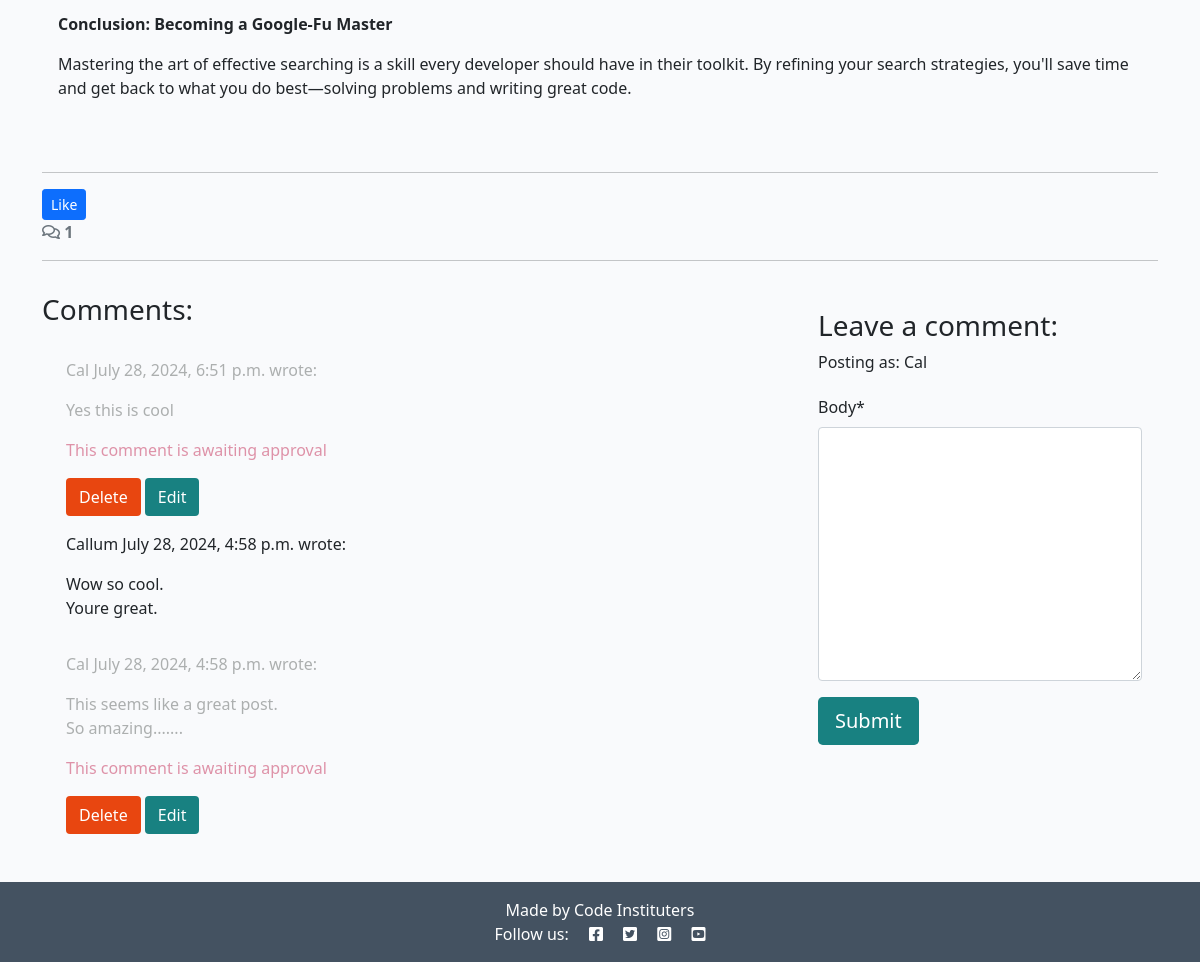
Page /google-fu-mastering-the-art-of-efficient-searching-for-developers/ (signed in, lower part) on the earlier database version.
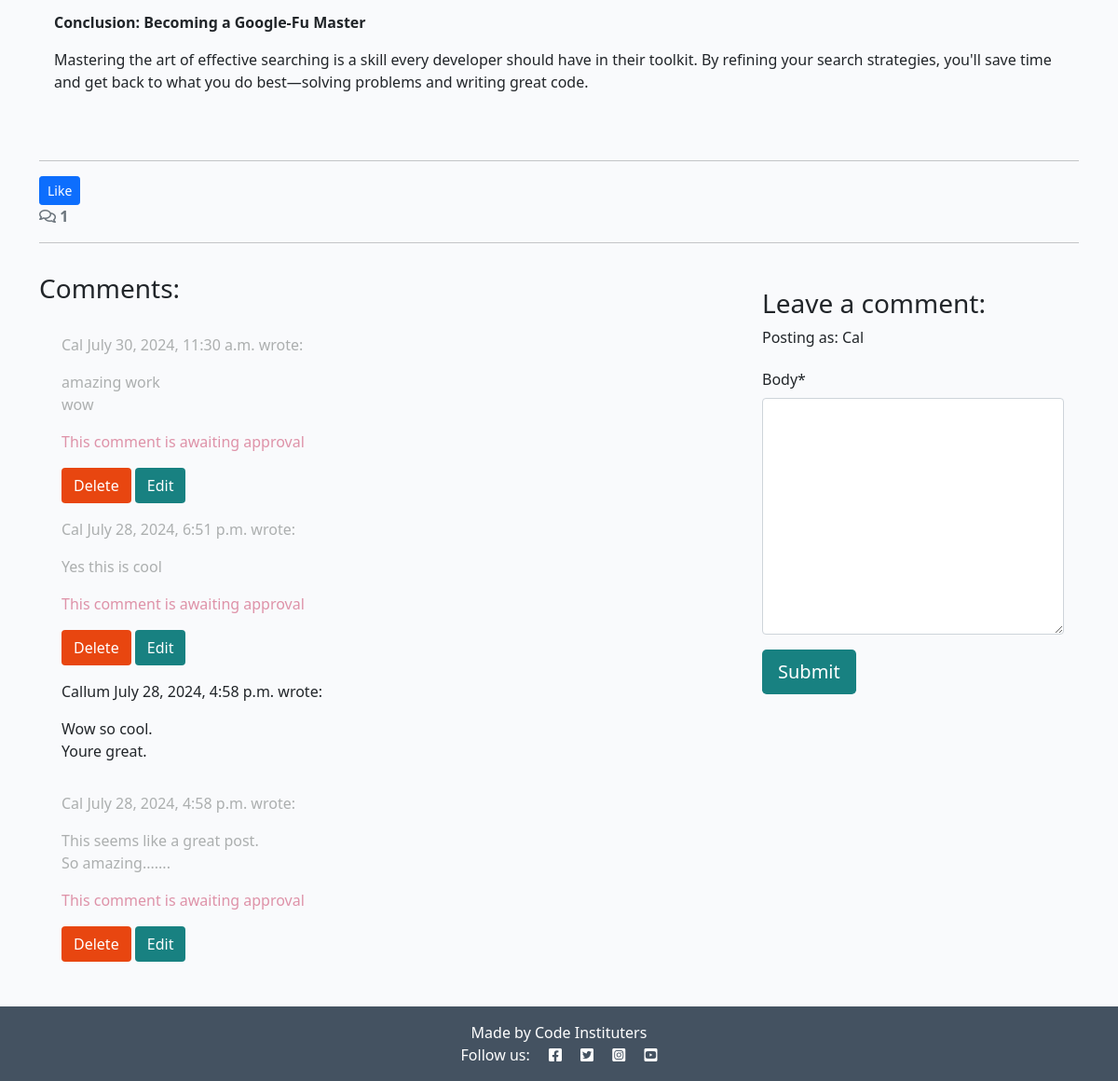
Same page on the later database version.
### blog/models.py (models this page shows, shortened)
class Post(models.Model):
    title = models.CharField(max_length=200, unique=True)
    slug = models.SlugField(max_length=200, unique=True)
    author = models.ForeignKey(
        User, on_delete=models.CASCADE, related_name="blog_posts"
    )
    featured_image = CloudinaryField('image', default='placeholder')
    content = models.TextField()
    created_on = models.DateTimeField(auto_now_add=True)
    status = models.IntegerField(choices=STATUS, default=0)
    excerpt = models.TextField(blank=True)
    updated_on = models.DateTimeField(auto_now=True)
    likes = models.ManyToManyField(User, related_name='news_post')
    class Meta:
        ordering = ["-created_on"]

class Comment(models.Model):
    post = models.ForeignKey(
        Post, on_delete=models.CASCADE, related_name="comments"
    )
    author = models.ForeignKey(
        User, on_delete=models.CASCADE, related_name="commenter"
    )
    body = models.TextField()
    approved = models.BooleanField(default=False)
    created_on = models.DateTimeField(auto_now_add=True)
    class Meta:
        ordering = ["created_on"]

### blog/views.py (the view, shortened to what this page needs)
# urls.py: path('<slug:slug>/', views.post_detail, name='post_detail'),
def post_detail(request, slug):
    queryset = Post.objects.filter(status=1)
    post = get_object_or_404(queryset, slug=slug)
    comments = post.comments.all().order_by("-created_on")
    comment_count = post.comments.filter(approved=True).count()
    comment_form = CommentForm()
    return render(
        request,
        "blog/post_detail.html",
        {
        "post": post,
        "comments": comments,
        "comment_count": comment_count,
        "comment_form": comment_form,
        },
    )

### blog/forms.py
class CommentForm(forms.ModelForm):
    class Meta:
        model = Comment
        fields = ('body',)

### blog/templates/blog/post_detail.html (shortened to what this page needs)
{% extends 'base.html' %} {% block content %}
{% load static %}
{% load crispy_forms_tags %}
<div class="container">
  <div class="row">
    <div class="col card mb-4  mt-3 left  top">
      <div class="card-body">
        <article class="card-text">
          {{ post.content | safe }}
        </article>
      </div>
    </div>
  </div>
  <hr>
  <br?>
  <form action="{% url 'like_post' post.pk %}" method="POST">
    <button type="submit", name="post_id", value="{{ post.id }}", class="btn btn-primary btn-sm">Like</button>
  </form>
  <div class="row">
    <div class="col-12">
      <strong class="text-secondary">
        <i class="far fa-comments"></i> {{ comment_count }}
      </strong>
    </div>
    <div class="col-12">
      <hr>
    </div>
  </div>
  <div class="row">
    <div class="col-md-8 card mb-4  mt-3 ">
      <h3>Comments:</h3>
      <div class="card-body">
        {% for comment in comments %}
        <div class="p-2 comments
          {% if not comment.approved and comment.author == user %}
          faded{% elif not comment.approved %} d-none{% endif %}">
          <p class="font-weight-bold">
            {{ comment.author }}
            <span class="font-weight-normal">
              {{ comment.created_on }}
            </span> wrote:
          </p>
          <div id="comment{{ comment.id }}">
            {{ comment.body | linebreaks }}
          </div>
          {% if not comment.approved and comment.author == user %}
          <p class="approval">
            This comment is awaiting approval
          </p>
          {% endif %}
          {% if user.is_authenticated and comment.author == user %}
          <button class="btn btn-delete" data-comment_id="{{ comment.id }}">Delete</button>
          <button class="btn btn-edit" data-comment_id="{{ comment.id }}">Edit</button>
          {% endif %}
        </div>
        {% endfor %}
      </div>
    </div>
    <div class="col-md-4 card mb-4 mt-3">
      <div class="card-body">
        {% if user.is_authenticated %}
        <h3>Leave a comment:</h3>
        <p>Posting as: {{ user.username }}</p>
        <form id="commentForm" method="post" style="margin-top: 1.3em;">
          {{ comment_form | crispy }}
          <button id="submitButton" type="submit" class="btn btn-signup btn-lg">Submit</button>
        </form>
        {% else %}
        <p>Log in to leave a comment</p>
        {% endif %}
      </div>
    </div>
  </div>
</div>
{% endblock content %}

### templates/base.html (shortened to what this page needs)
{% load static %}
{% url 'home' as home_url %}
{% url 'about' as about_url %}
{% url 'account_login' as login_url %}
{% url 'account_signup' as signup_url %}
{% url 'account_logout' as logout_url %}
<!DOCTYPE html>
<html class="h-100" lang="en">
<head>
    <link rel="stylesheet" href="https://cdnjs.cloudflare.com/ajax/libs/font-awesome/5.15.3/css/all.min.css">
    <link href="https://cdn.jsdelivr.net/npm/bootstrap@5.0.1/dist/css/bootstrap.min.css" rel="stylesheet"
>
    <link rel="stylesheet" href="{% static 'css/style.css' %}">
</head>
<body class="d-flex flex-column h-100 main-bg">
    <main class="flex-shrink-0 main-bg">
        {% block content %}{% endblock content %}
    </main>
    <footer class="footer mt-auto py-3 dark-bg">
        <p class="m-0 text-center text-white">
            {% block copyright %}
            Made by Code Instituters
            {% endblock copyright %}
        </p>
        <p class="m-0 text-center text-white">Follow us: <i class="fab fa-facebook-square ms-3"></i>
            <i class="fab fa-twitter-square ms-3"></i>
            <i class="fab fa-instagram-square ms-3"></i>
            <i class="fab fa-youtube-square ms-3"></i>
        </p>
    </footer>
</body>
</html>

### static/css/style.css (style rules this page uses)
body { background-color: #F9FAFC; }
.dark-bg { background-color: #445261; }
.main-bg { background-color: #F9FAFC; }
.card { border: none; background-color: transparent; }
.btn-signup, .btn-edit { background-color: #188181; color: #fff; }
.btn-delete { color: #fff; background: #E84610; }
.faded { color: rgb(172, 175, 175); }
.approval { color: rgb(222, 146, 168); }

Differences in the rows shown:
added Comment: author "Cal", created_on "July 30, 2024, 11:30 a.m.", body "amazing work wow", approved "This comment is awaiting approval"
